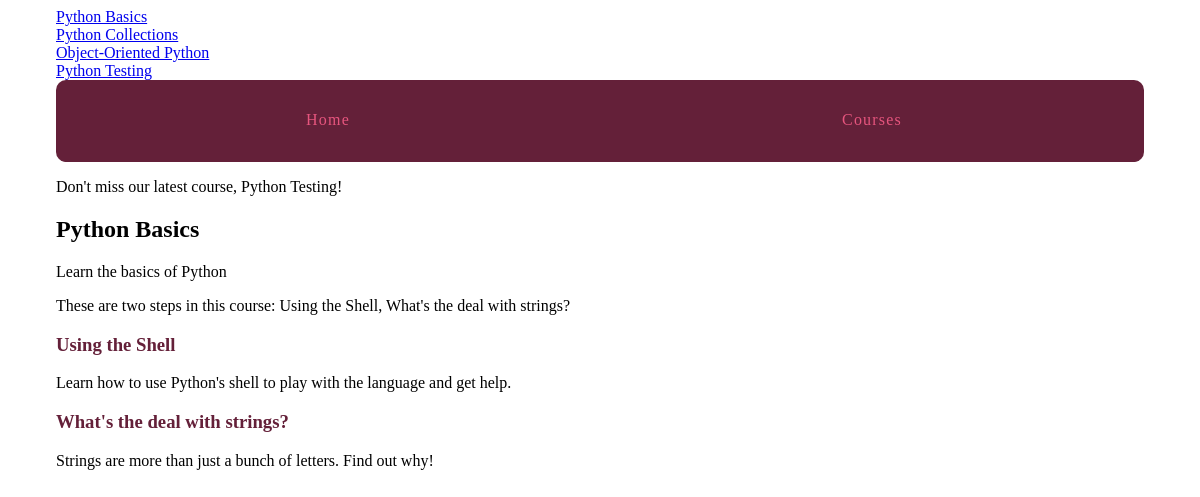
The page /courses/1/ on the database its author committed.
### courses/models.py (models this page shows)
class Course(models.Model):
    created_at = models.DateTimeField(auto_now_add=True)
    title = models.CharField(max_length=255)
    description = models.TextField()
    def __str__(self):
        return self.title

class Step(models.Model):
    title = models.CharField(max_length=255)
    description = models.TextField()
    content = models.TextField(blank=True, default='')
    order = models.IntegerField(default=0)
    course = models.ForeignKey(Course, on_delete=models.CASCADE)
    class Meta:
        ordering = ['order',]
    def __str__(self):
        return self.title

### courses/views.py (the view)
# urls.py: url(r'(?P<pk>\d+)/$', views.course_detail, name='detail'),
def course_detail(request, pk):
    course = get_object_or_404(Course, pk=pk)
    return render(request, 'courses/course_detail.html', {'course': course })

### courses/templatetags/course_extras.py (called while the page is built)
@register.simple_tag
def newest_course():
    return Course.objects.latest('created_at')

@register.inclusion_tag('courses/course_nav.html')
def nav_courses_list():
    courses = Course.objects.all()
    return {'courses': courses}

@register.filter('markdown_to_html')
def markdown_to_html(markdown_text):
    html_body = markdown2.markdown(markdown_text)
    return mark_safe(html_body)

### courses/templates/courses/course_detail.html (shortened to what this page needs)
{% extends "layout.html" %}
{% load humanize course_extras %}
{% block content %}
    <article>
        <h2>{{ course.title }}</h2>
        {{ course.description|markdown_to_html }}
        <p>These are {{ course.step_set.count | apnumber }} step{{ course.step_set.count | pluralize }} in this course: {{ course.step_set.all | join:", "}}</p>
        <section>
            {% for step in course.step_set.all %}
                <h3>
                    <a href="{% url 'courses:step' course_pk=step.course.pk step_pk=step.pk %}">{{ step.title }}</a>
                </h3>
                {{ step.description }}
            {% endfor %}
        </section>
    </article>
{% endblock %}

### templates/layout.html (shortened to what this page needs)
{% load static %}
{% load course_extras %}
<!doctype html>
<html>
    <head>
        <link rel="stylesheet" href="{% static 'layout.css' %}" type="text/css">
    </head>
    <body>
        <div class="site-container">
            <div>{% nav_courses_list %}</div>
                <nav>
                    <a href="{% url 'hello_world' %}">Home</a>
                    <a href="{% url 'courses:list' %}">Courses</a>
                </nav>
                <p>Don't miss our latest course, {% newest_course %}!</p>
            {% block content %}{% endblock %}
        </div>
    </body>
</html>

### courses/templates/courses/course_nav.html
{% for course in courses %}
<div>
    <a href="{% url 'courses:detail' pk=course.pk %}">
    {{ course.title }}
    </a>
</div>
{% endfor %}

### static/layout.css (style rules this page uses)
html { box-sizing: border-box; }
*, *::after, *::before { box-sizing: inherit; }
.site-container { max-width: 68em; margin-left: auto; margin-right: auto; }
.site-container::after { clear: both; content: ""; display: table; }
.site-container nav { width: 100%; display: table; width: 100%; table-layout: fixed; border-bottom-left-radius: 10px; border-bottom-right-radius: 10px; border-top-left-radius: 10px; border-top-right-radius: 10px; border-bottom-left-radius: 10px; border-top-left-radius: 10px; border-bottom-right-radius: 10px; border-top-right-radius: 10px; background-color: #642039; margin-bottom: 1em; overflow: hidden; }
.site-container nav a { display: table-cell; width: 8.33333%; padding: 10px; border-bottom: 2px solid #642039; color: #e6557e; letter-spacing: 0.075em; line-height: 60px; text-align: center; text-decoration: none; }
article h2 a, article h3 a { color: #642039; text-decoration: none; }

### rows shown on the page
Course: title "Python Basics", description "Learn the basics of Python", step_set.count|apnumber "two", step_set.count|pluralize "s", step_set.all "Using the Shell, What's the deal with strings?"
Course: title "Python Collections"
Course: title "Object-Oriented Python"
Course: title "Python Testing"
Step: title "Using the Shell", description "Learn how to use Python's shell to play with the language and get help."
Step: title "What's the deal with strings?", description "Strings are more than just a bunch of letters. Find out why!"
